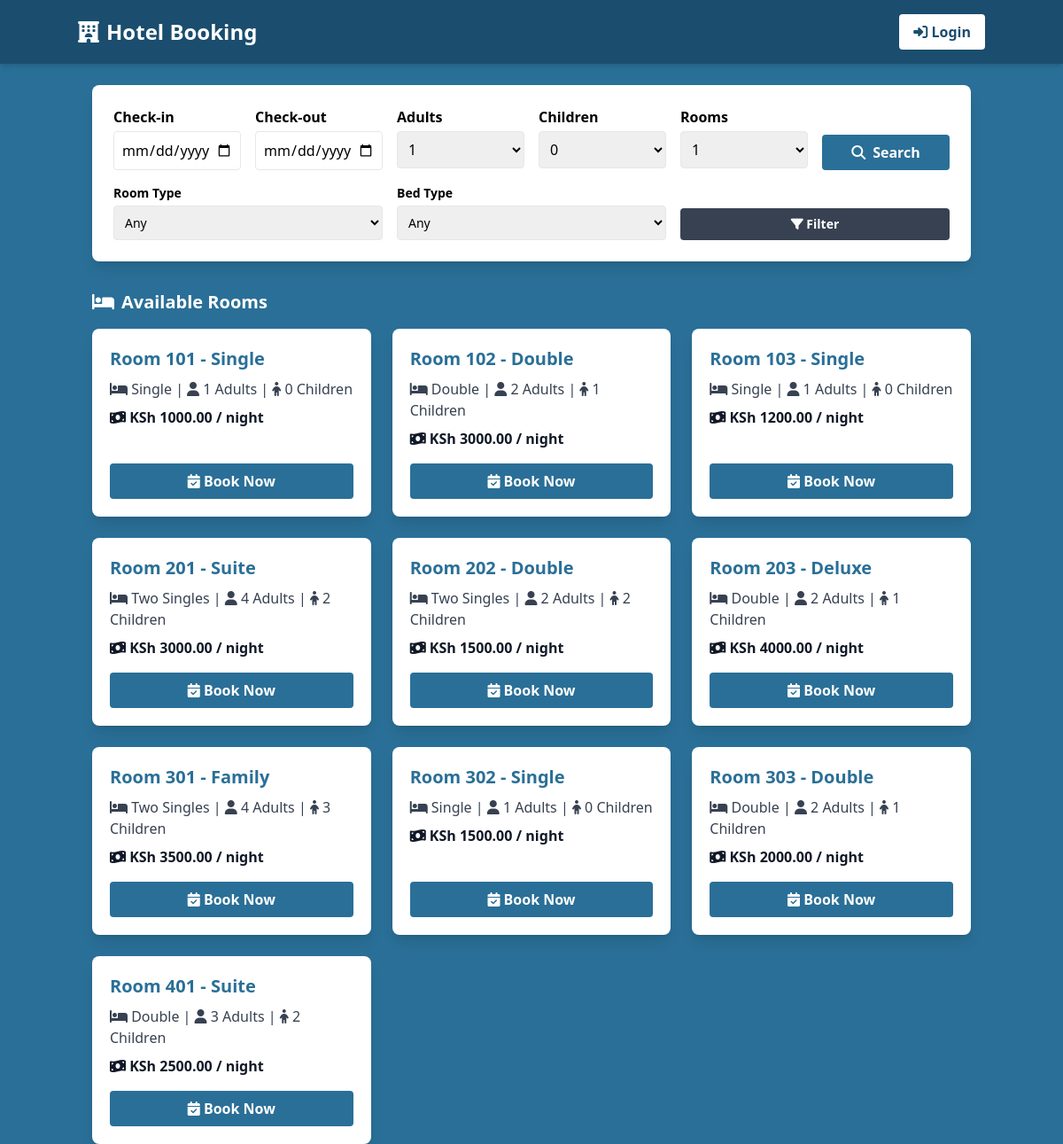
Before: / with the older database file.
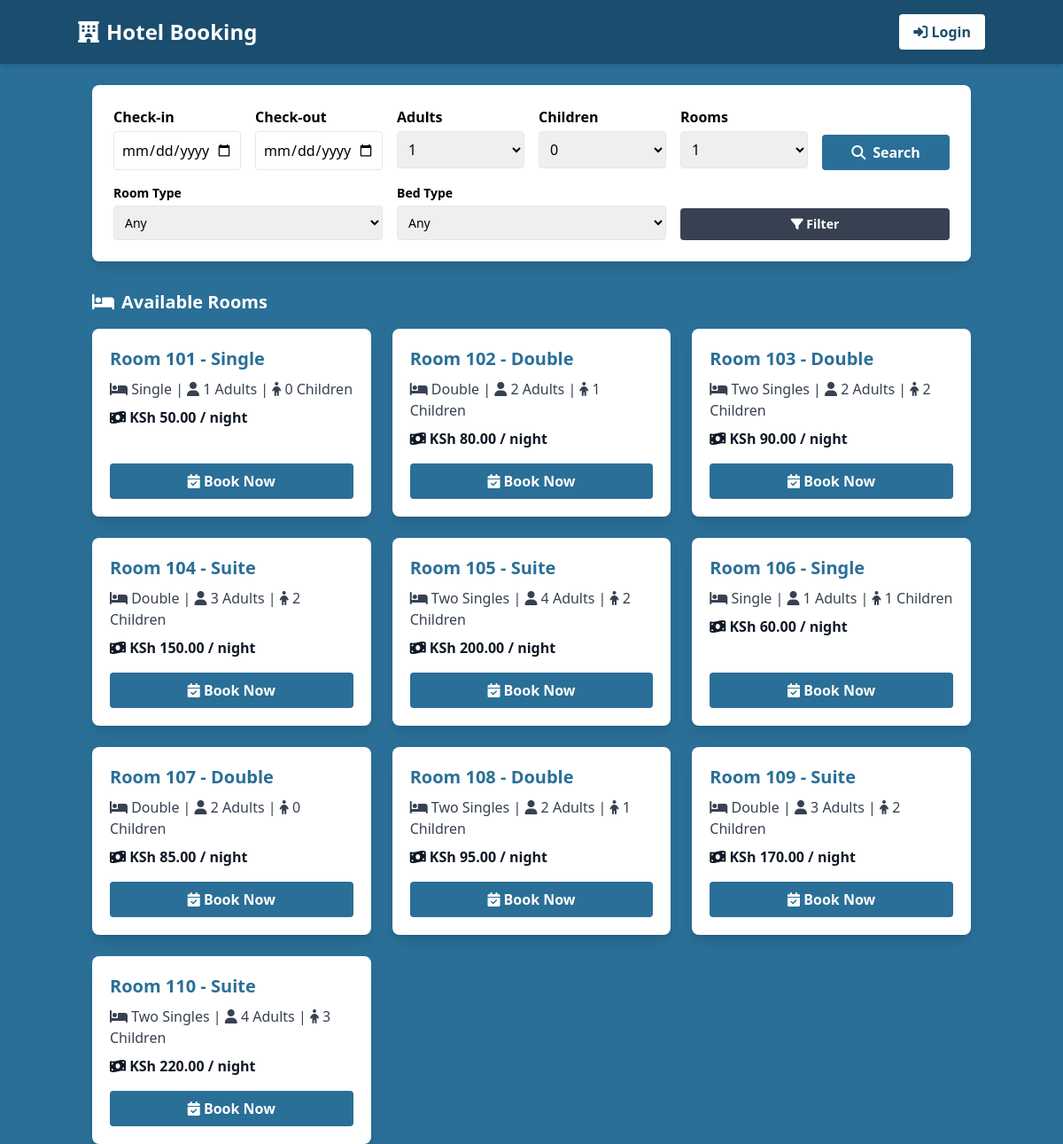
After: the same page with the newer database file.
### hotel_listing/models.py (models this page shows, shortened)
class Room(models.Model):
    room_number = models.CharField(max_length=10, unique=True)
    room_type = models.CharField(max_length=50)  # e.g., Single, Double, Suite
    capacity_adults = models.IntegerField(validators=[MinValueValidator(1)])
    capacity_children = models.IntegerField(validators=[MinValueValidator(0)])
    price_per_night = models.DecimalField(max_digits=10, decimal_places=2, validators=[MinValueValidator(0.01)])
    bed_type = models.CharField(
        max_length=20,
        choices=[
            ('Single', 'Single Bed'),
            ('Double', 'Double Bed'),
            ('Two Singles', 'Two Single Beds')
        ]
    )
    is_available = models.BooleanField(default=True)
    class Meta:
        db_table = 'rooms'

### hotel_listing/views.py (the view, shortened to what this page needs)
# urls.py: path('', views.home, name="home"),
def home(request):
    rooms = Room.objects.filter(is_available=True)
    checkin = request.GET.get('checkin')
    checkout = request.GET.get('checkout')
    adults = request.GET.get('adults')
    children = request.GET.get('children')
    num_rooms = request.GET.get('rooms')
    room_type = request.GET.get('room_type')
    bed_type = request.GET.get('bed_type')
    if adults and adults.isdigit():
        rooms = rooms.filter(capacity_adults__gte=int(adults))
    if children and children.isdigit():
        rooms = rooms.filter(capacity_children__gte=int(children))
    if num_rooms and num_rooms.isdigit():
        if hasattr(Room, "total_rooms"):
            rooms = rooms.filter(total_rooms__gte=int(num_rooms))
    if room_type:
        rooms = rooms.filter(room_type__iexact=room_type)
    if bed_type:
        rooms = rooms.filter(bed_type__iexact=bed_type)
    context = {
        "rooms": rooms,
        "error": request.GET.get('error')
    }
    return render(request, "home.html", context)

### hotel_listing/templatetags/custom_tags.py (called while the page is built)
@register.filter
def to(start, end):
    return range(start, end + 1)

### hotel_listing/templates/home.html (shortened to what this page needs)
{% load static %}
{% load custom_tags %}
<!DOCTYPE html>
<html lang="en">
<head>
    <script src="https://cdn.tailwindcss.com"></script>
    <link href="https://cdnjs.cloudflare.com/ajax/libs/font-awesome/6.5.1/css/all.min.css" rel="stylesheet">
</head>
<body class="bg-[#2a6f97] min-h-screen">
    <nav class="bg-[#1a4d6e] p-4 shadow-md">
        <div class="container mx-auto flex justify-between items-center">
            <h1 class="text-white text-2xl font-bold flex items-center gap-2">
                <i class="fa-solid fa-hotel"></i> Hotel Booking
            </h1>
            {% if user.is_authenticated %}
                <div class="flex items-center gap-2">
                    <a href="{% url 'dashboard' %}"
                       class=" text-white font-semibold px-4 py-2 rounded hover:bg-blue-700 transition">
                        <i class="fa fa-tachometer-alt"></i> Dashboard
                    </a>
                    <a href="{% url 'dashboard' %}"
                       class=" text-white font-semibold px-4 py-2 rounded hover:bg-blue-700 transition">
                        <i class="fa fa-book"></i> My Bookings
                    </a>
                    <a href="{% url 'logout' %}"
                       class=" text-white font-semibold px-4 py-2 rounded hover:bg-blue-700 transition">
                        <i class="fa fa-sign-out-alt"></i> Logout
                    </a>
                </div>
            {% else %}
                <a href="{% url 'login' %}"
                   class="bg-white text-[#1a4d6e] font-semibold px-4 py-2 rounded hover:bg-gray-200 transition">
                    <i class="fa fa-sign-in-alt"></i> Login
                </a>
            {% endif %}
        </div>
    </nav>
    <div class="container mx-auto mt-6 px-4">
        <form method="get" action="{% url 'home' %}" id="searchForm"
              class="bg-white p-6 rounded-lg shadow-lg">
            <div class="grid grid-cols-6 gap-4">
                <div>
                    <label class="block font-semibold mb-1">Check-in</label>
                    <input type="date" name="checkin" id="checkin"
                           value="{{ request.GET.checkin }}"
                           class="w-full border rounded p-2" required>
                </div>
                <div>
                    <label class="block font-semibold mb-1">Check-out</label>
                    <input type="date" name="checkout" id="checkout"
                           value="{{ request.GET.checkout }}"
                           class="w-full border rounded p-2" required>
                </div>
                <div>
                    <label class="block font-semibold mb-1">Adults</label>
                    <select name="adults" id="adults" class="w-full border rounded p-2">
                        {% for i in 1|to:10 %}
                            <option value="{{ i }}" {% if request.GET.adults == i|stringformat:"s" %}selected{% endif %}>
                                {{ i }}
                            </option>
                        {% endfor %}
                    </select>
                </div>
                <div>
                    <label class="block font-semibold mb-1">Children</label>
                    <select name="children" id="children" class="w-full border rounded p-2">
                        {% for i in 0|to:10 %}
                            <option value="{{ i }}" {% if request.GET.children == i|stringformat:"s" %}selected{% endif %}>
                                {{ i }}
                            </option>
                        {% endfor %}
                    </select>
                </div>
                <div>
                    <label class="block font-semibold mb-1">Rooms</label>
                    <select name="rooms" id="rooms" class="w-full border rounded p-2">
                        {% for i in 1|to:5 %}
                            <option value="{{ i }}" {% if request.GET.rooms == i|stringformat:"s" %}selected{% endif %}>
                                {{ i }}
                            </option>
                        {% endfor %}
                    </select>
                </div>
                <div class="flex items-end">
                    <button type="submit"
                            class="w-full flex items-center justify-center gap-2 bg-[#2a6f97] hover:bg-[#1a4d6e] text-white font-bold py-2 px-4 rounded">
                        <i class="fa fa-search"></i> Search
                    </button>
                </div>
            </div>
            <div class="grid grid-cols-3 gap-4 mt-4">
                <div>
                    <label class="block text-sm font-semibold mb-1">Room Type</label>
                    <select name="room_type" class="w-full border rounded p-2 text-sm">
                        <option value="">Any</option>
                    </select>
                </div>
                <div>
                    <label class="block text-sm font-semibold mb-1">Bed Type</label>
                    <select name="bed_type" class="w-full border rounded p-2 text-sm">
                        <option value="">Any</option>
                    </select>
                </div>
                <div class="flex items-end">
                    <button type="submit"
                            class="w-full bg-gray-700 hover:bg-gray-900 text-white font-bold py-2 px-4 rounded text-sm">
                        <i class="fa fa-filter"></i> Filter
                    </button>
                </div>
            </div>
        </form>
    </div>
    <div class="container mx-auto mt-8 px-4">
        <h2 class="text-white text-xl font-semibold mb-4 flex items-center gap-2">
            <i class="fa fa-bed"></i> Available Rooms
        </h2>
        <div class="grid md:grid-cols-3 gap-6">
            {% for room in rooms %}
                <div class="bg-white rounded-lg shadow-lg p-5 flex flex-col justify-between hover:shadow-xl transition">
                    <div>
                        <h3 class="text-xl font-bold text-[#2a6f97] mb-2">
                            Room {{ room.room_number }} - {{ room.room_type }}
                        </h3>
                        <p class="text-gray-700">
                            <i class="fa fa-bed"></i> {{ room.bed_type }} |
                            <i class="fa fa-user"></i> {{ room.capacity_adults }} Adults |
                            <i class="fa fa-child"></i> {{ room.capacity_children }} Children
                        </p>
                        <p class="mt-2 font-semibold text-gray-900">
                            <i class="fa fa-money-bill-wave"></i> KSh {{ room.price_per_night|floatformat:2 }} / night
                        </p>
                    </div>
                    <div class="mt-4">
                        <a href="{% url 'book_room' room.id %}?"
                           class="block text-center bg-[#2a6f97] hover:bg-[#1a4d6e] text-white font-bold py-2 px-4 rounded book-now-link">
                            <i class="fa fa-calendar-check"></i> Book Now
                        </a>
                    </div>
                </div>
            {% empty %}
                <p class="text-white">No rooms available for the selected criteria.</p>
            {% endfor %}
        </div>
    </div>
</body>
</html>

Changed rows visible on the page:
removed Room: room_number "301", room_type "Family", bed_type "Two Singles", capacity_adults "4", capacity_children "3", price_per_night "3500.00"
changed Room (number 1 of 10 on the later page): price_per_night "1000.00" → "50.00"
changed Room (number 2 of 10 on the later page): price_per_night "3000.00" → "80.00"
changed Room (number 3 of 10 on the later page): room_type "Single" → "Double"; bed_type "Single" → "Two Singles"; capacity_adults "1" → "2"; capacity_children "0" → "2"; price_per_night "1200.00" → "90.00"
changed Room (number 4 of 10 on the later page): room_number "201" → "104"; bed_type "Two Singles" → "Double"; capacity_adults "4" → "3"; price_per_night "3000.00" → "150.00"
changed Room (number 5 of 10 on the later page): room_number "202" → "105"; room_type "Double" → "Suite"; capacity_adults "2" → "4"; price_per_night "1500.00" → "200.00"
changed Room (number 6 of 10 on the later page): room_number "203" → "106"; room_type "Deluxe" → "Single"; bed_type "Double" → "Single"; capacity_adults "2" → "1"; price_per_night "4000.00" → "60.00"
added Room: room_number "107", room_type "Double", bed_type "Double", capacity_adults "2", capacity_children "0", price_per_night "85.00"
changed Room (number 8 of 10 on the later page): room_number "302" → "108"; room_type "Single" → "Double"; bed_type "Single" → "Two Singles"; capacity_adults "1" → "2"; capacity_children "0" → "1"; price_per_night "1500.00" → "95.00"
changed Room (number 9 of 10 on the later page): room_number "303" → "109"; room_type "Double" → "Suite"; capacity_adults "2" → "3"; capacity_children "1" → "2"; price_per_night "2000.00" → "170.00"
changed Room (number 10 of 10 on the later page): room_number "401" → "110"; bed_type "Double" → "Two Singles"; capacity_adults "3" → "4"; capacity_children "2" → "3"; price_per_night "2500.00" → "220.00"
